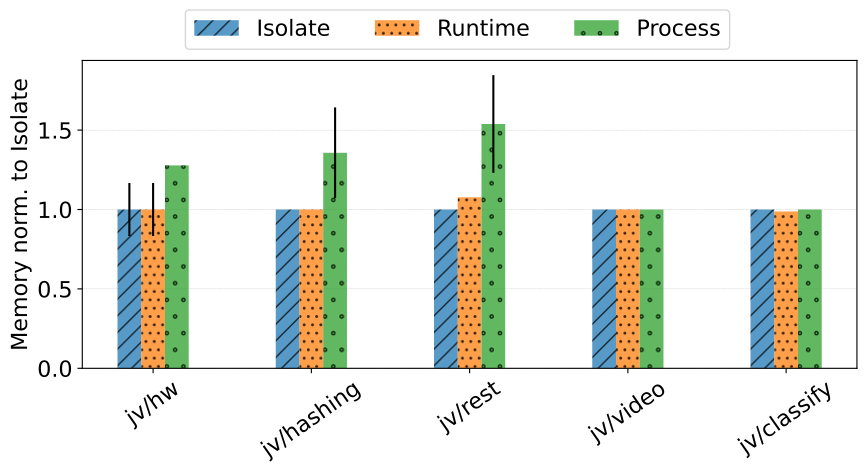

This chart was generated by the following Python code:
#!/usr/bin/python

import results
import matplotlib.pyplot as plt
import numpy as np

benchmark_labels = [
    "jv/hw",
    "jv/hashing",
    "jv/rest",
    "jv/video",
    "jv/classify"
]

isolate_benchmark_path = [
    "java/gv-hello-world-niuk-isolate-benchmark-1-1-2048",
    "java/gv-file-hashing-niuk-isolate-benchmark-1-1-2048",
    "java/gv-httprequest-niuk-isolate-benchmark-1-1-2048",
    "java/gv-video-processing-niuk-isolate-benchmark-1-1-2048",
    "java/gv-classify-niuk-isolate-benchmark-1-1-2048",
]

runtime_benchmark_path = [
    "java/gv-hello-world-niuk-runtime-benchmark-1-1-2048",
    "java/gv-file-hashing-niuk-runtime-benchmark-1-1-2048",
    "java/gv-httprequest-niuk-runtime-benchmark-1-1-2048",
    "java/gv-video-processing-niuk-runtime-benchmark-1-1-2048",
    "java/gv-classify-niuk-runtime-benchmark-1-1-2048",
]

process_benchmark_path = [
    "java/gv-hello-world-niuk-process-benchmark-1-1-2048",
    "java/gv-file-hashing-niuk-process-benchmark-1-1-2048",
    "java/gv-httprequest-niuk-process-benchmark-1-1-2048",
    "java/gv-video-processing-niuk-process-benchmark-1-1-2048",
    "java/gv-classify-niuk-process-benchmark-1-1-2048",
]

# Memory footprint in GBs.
isolate_mem_avg = {}
isolate_mem_std = {}
runtime_mem_avg = {}
runtime_mem_std = {}
process_mem_avg = {}
process_mem_std = {}

for path in isolate_benchmark_path:
    isolate_mem_avg[path] = results.process_result(path)["mem_avg"]
    isolate_mem_std[path] = results.process_result(path)["mem_std"]
for path in runtime_benchmark_path:
    runtime_mem_avg[path] = results.process_result(path)["mem_avg"]
    runtime_mem_std[path] = results.process_result(path)["mem_std"]
for path in process_benchmark_path:
    process_mem_avg[path] = results.process_result(path)["mem_avg"]
    process_mem_std[path] = results.process_result(path)["mem_std"]

# Normalization to isolate.
for path in process_benchmark_path:
    process_mem_avg[path] = process_mem_avg[path] / isolate_mem_avg[path.replace("-process-", "-isolate-")]
    process_mem_std[path] = process_mem_std[path] / isolate_mem_avg[path.replace("-process-", "-isolate-")]
for path in runtime_benchmark_path:
    runtime_mem_avg[path] = runtime_mem_avg[path] / isolate_mem_avg[path.replace("-runtime-", "-isolate-")]
    runtime_mem_std[path] = runtime_mem_std[path] / isolate_mem_avg[path.replace("-runtime-", "-isolate-")]
for path in isolate_benchmark_path:
    isolate_mem_std[path] = isolate_mem_std[path] / isolate_mem_avg[path]
    isolate_mem_avg[path] = 1

x = np.arange(len(benchmark_labels))
width = 0.15

plt.rcParams.update({'font.size': 16})

fig, ax = plt.subplots()
ax.bar(x - width, isolate_mem_avg.values(), yerr=isolate_mem_std.values(), width=width, hatch='//', label='Isolate', alpha=0.75)
ax.bar(x        , runtime_mem_avg.values(), yerr=runtime_mem_std.values(), width=width, hatch='..', label='Runtime', alpha=0.75)
ax.bar(x + width, process_mem_avg.values(), yerr=process_mem_std.values(), width=width, hatch='.', label='Process', alpha=0.75)

ax.set_ylabel('Memory norm. to Isolate')
ax.set_xticks(x, benchmark_labels)
ax.legend(ncol=3)
ax.set_axisbelow(True)
plt.grid(axis = 'y', linestyle = '--', linewidth = 0.25)
plt.xticks(rotation = 35)
fig.set_figwidth(10)
fig.set_figheight(4)

ax.legend(ncol=3, bbox_to_anchor=(.85, 1.2))
plt.savefig("sandboxes-memory-norm.pdf", bbox_inches='tight')
plt.savefig("sandboxes-memory-norm.png", bbox_inches='tight')
ax.legend(ncol=3)
plt.show()
